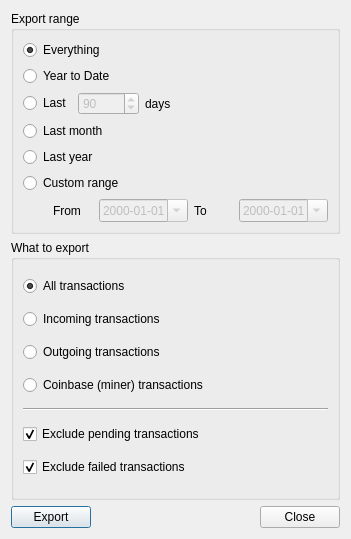
<?xml version="1.0" encoding="UTF-8"?>
<ui version="4.0">
 <class>HistoryExportDialog</class>
 <widget class="QDialog" name="HistoryExportDialog">
  <property name="geometry">
   <rect>
    <x>0</x>
    <y>0</y>
    <width>351</width>
    <height>539</height>
   </rect>
  </property>
  <property name="windowTitle">
   <string>History Export</string>
  </property>
  <layout class="QVBoxLayout" name="verticalLayout_2">
   <item>
    <widget class="QGroupBox" name="groupBox">
     <property name="title">
      <string>Export range</string>
     </property>
     <layout class="QVBoxLayout" name="verticalLayout">
      <item>
       <widget class="QRadioButton" name="radio_everything">
        <property name="text">
         <string>Everything</string>
        </property>
        <property name="checked">
         <bool>true</bool>
        </property>
       </widget>
      </item>
      <item>
       <widget class="QRadioButton" name="radio_YTD">
        <property name="text">
         <string>Year to Date</string>
        </property>
       </widget>
      </item>
      <item>
       <layout class="QHBoxLayout" name="horizontalLayout">
        <item>
         <widget class="QRadioButton" name="radio_lastDays">
          <property name="text">
           <string>Last</string>
          </property>
         </widget>
        </item>
        <item>
         <widget class="QSpinBox" name="spin_days">
          <property name="enabled">
           <bool>false</bool>
          </property>
          <property name="minimum">
           <number>1</number>
          </property>
          <property name="maximum">
           <number>99999</number>
          </property>
          <property name="value">
           <number>90</number>
          </property>
         </widget>
        </item>
        <item>
         <widget class="QLabel" name="label_2">
          <property name="text">
           <string>days</string>
          </property>
         </widget>
        </item>
        <item>
         <spacer name="horizontalSpacer_3">
          <property name="orientation">
           <enum>Qt::Horizontal</enum>
          </property>
          <property name="sizeHint" stdset="0">
           <size>
            <width>0</width>
            <height>20</height>
           </size>
          </property>
         </spacer>
        </item>
       </layout>
      </item>
      <item>
       <widget class="QRadioButton" name="radio_lastMonth">
        <property name="text">
         <string>Last month</string>
        </property>
       </widget>
      </item>
      <item>
       <widget class="QRadioButton" name="radio_lastYear">
        <property name="text">
         <string>Last year</string>
        </property>
       </widget>
      </item>
      <item>
       <widget class="QRadioButton" name="radio_customRange">
        <property name="text">
         <string>Custom range</string>
        </property>
       </widget>
      </item>
      <item>
       <layout class="QHBoxLayout" name="horizontalLayout_4">
        <item>
         <spacer name="horizontalSpacer_2">
          <property name="orientation">
           <enum>Qt::Horizontal</enum>
          </property>
          <property name="sizeType">
           <enum>QSizePolicy::Fixed</enum>
          </property>
          <property name="sizeHint" stdset="0">
           <size>
            <width>30</width>
            <height>0</height>
           </size>
          </property>
         </spacer>
        </item>
        <item>
         <widget class="QLabel" name="label">
          <property name="text">
           <string>From</string>
          </property>
         </widget>
        </item>
        <item>
         <widget class="QDateEdit" name="date_min">
          <property name="enabled">
           <bool>false</bool>
          </property>
          <property name="displayFormat">
           <string>yyyy-MM-dd</string>
          </property>
          <property name="calendarPopup">
           <bool>true</bool>
          </property>
         </widget>
        </item>
        <item>
         <widget class="QLabel" name="label_3">
          <property name="text">
           <string>To</string>
          </property>
         </widget>
        </item>
        <item>
         <widget class="QDateEdit" name="date_max">
          <property name="enabled">
           <bool>false</bool>
          </property>
          <property name="displayFormat">
           <string>yyyy-MM-dd</string>
          </property>
          <property name="calendarPopup">
           <bool>true</bool>
          </property>
         </widget>
        </item>
       </layout>
      </item>
     </layout>
    </widget>
   </item>
   <item>
    <widget class="QGroupBox" name="groupBox_2">
     <property name="sizePolicy">
      <sizepolicy hsizetype="Preferred" vsizetype="Expanding">
       <horstretch>0</horstretch>
       <verstretch>0</verstretch>
      </sizepolicy>
     </property>
     <property name="title">
      <string>What to export</string>
     </property>
     <layout class="QVBoxLayout" name="verticalLayout_3">
      <item>
       <widget class="QRadioButton" name="radio_allTransactions">
        <property name="text">
         <string>All transactions</string>
        </property>
        <property name="checked">
         <bool>true</bool>
        </property>
       </widget>
      </item>
      <item>
       <widget class="QRadioButton" name="radio_incomingTransactions">
        <property name="text">
         <string>Incoming transactions</string>
        </property>
       </widget>
      </item>
      <item>
       <widget class="QRadioButton" name="radio_outgoingTransactions">
        <property name="text">
         <string>Outgoing transactions</string>
        </property>
       </widget>
      </item>
      <item>
       <widget class="QRadioButton" name="radio_coinbaseTransactions">
        <property name="text">
         <string>Coinbase (miner) transactions</string>
        </property>
       </widget>
      </item>
      <item>
       <widget class="Line" name="line">
        <property name="orientation">
         <enum>Qt::Horizontal</enum>
        </property>
       </widget>
      </item>
      <item>
       <widget class="QCheckBox" name="check_excludePending">
        <property name="text">
         <string>Exclude pending transactions</string>
        </property>
        <property name="checked">
         <bool>true</bool>
        </property>
       </widget>
      </item>
      <item>
       <widget class="QCheckBox" name="check_excludeFailed">
        <property name="text">
         <string>Exclude failed transactions</string>
        </property>
        <property name="checked">
         <bool>true</bool>
        </property>
       </widget>
      </item>
     </layout>
    </widget>
   </item>
   <item>
    <layout class="QHBoxLayout" name="horizontalLayout_3">
     <item>
      <widget class="QPushButton" name="btn_export">
       <property name="text">
        <string>Export</string>
       </property>
      </widget>
     </item>
     <item>
      <widget class="QDialogButtonBox" name="buttonBox">
       <property name="orientation">
        <enum>Qt::Horizontal</enum>
       </property>
       <property name="standardButtons">
        <set>QDialogButtonBox::Close</set>
       </property>
      </widget>
     </item>
    </layout>
   </item>
  </layout>
 </widget>
 <resources/>
 <connections>
  <connection>
   <sender>buttonBox</sender>
   <signal>accepted()</signal>
   <receiver>HistoryExportDialog</receiver>
   <slot>accept()</slot>
   <hints>
    <hint type="sourcelabel">
     <x>248</x>
     <y>254</y>
    </hint>
    <hint type="destinationlabel">
     <x>157</x>
     <y>274</y>
    </hint>
   </hints>
  </connection>
  <connection>
   <sender>buttonBox</sender>
   <signal>rejected()</signal>
   <receiver>HistoryExportDialog</receiver>
   <slot>reject()</slot>
   <hints>
    <hint type="sourcelabel">
     <x>316</x>
     <y>260</y>
    </hint>
    <hint type="destinationlabel">
     <x>286</x>
     <y>274</y>
    </hint>
   </hints>
  </connection>
 </connections>
</ui>
